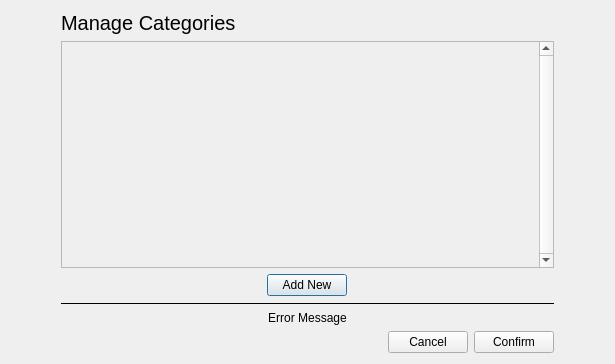
<?xml version="1.0" encoding="UTF-8"?>
<ui version="4.0">
 <class>DialogManageCategories</class>
 <widget class="QDialog" name="DialogManageCategories">
  <property name="geometry">
   <rect>
    <x>0</x>
    <y>0</y>
    <width>615</width>
    <height>364</height>
   </rect>
  </property>
  <property name="windowTitle">
   <string>Dialog</string>
  </property>
  <layout class="QVBoxLayout" name="verticalLayout_2">
   <item>
    <layout class="QVBoxLayout" name="verticalLayout">
     <property name="leftMargin">
      <number>50</number>
     </property>
     <property name="rightMargin">
      <number>50</number>
     </property>
     <item>
      <widget class="QLabel" name="labelManageCategories">
       <property name="font">
        <font>
         <pointsize>15</pointsize>
        </font>
       </property>
       <property name="text">
        <string>Manage Categories</string>
       </property>
      </widget>
     </item>
     <item>
      <widget class="QScrollArea" name="scrollArea">
       <property name="frameShadow">
        <enum>QFrame::Plain</enum>
       </property>
       <property name="verticalScrollBarPolicy">
        <enum>Qt::ScrollBarAlwaysOn</enum>
       </property>
       <property name="widgetResizable">
        <bool>true</bool>
       </property>
       <widget class="QWidget" name="scrollAreaWidgetContents">
        <property name="geometry">
         <rect>
          <x>0</x>
          <y>0</y>
          <width>470</width>
          <height>194</height>
         </rect>
        </property>
        <layout class="QVBoxLayout" name="verticalLayout_3">
         <item>
          <layout class="QVBoxLayout" name="verticalLayoutCategories"/>
         </item>
        </layout>
       </widget>
      </widget>
     </item>
     <item>
      <layout class="QHBoxLayout" name="horizontalLayout">
       <item>
        <widget class="QPushButton" name="pushButtonAddNew">
         <property name="sizePolicy">
          <sizepolicy hsizetype="Fixed" vsizetype="Fixed">
           <horstretch>0</horstretch>
           <verstretch>0</verstretch>
          </sizepolicy>
         </property>
         <property name="text">
          <string>Add New</string>
         </property>
        </widget>
       </item>
      </layout>
     </item>
     <item>
      <widget class="Line" name="line">
       <property name="frameShadow">
        <enum>QFrame::Plain</enum>
       </property>
       <property name="orientation">
        <enum>Qt::Horizontal</enum>
       </property>
      </widget>
     </item>
     <item>
      <widget class="QLabel" name="labelErrorMessage">
       <property name="enabled">
        <bool>true</bool>
       </property>
       <property name="text">
        <string>Error Message</string>
       </property>
       <property name="alignment">
        <set>Qt::AlignCenter</set>
       </property>
      </widget>
     </item>
     <item>
      <layout class="QHBoxLayout" name="horizontalLayout_2">
       <item>
        <spacer name="horizontalSpacer">
         <property name="orientation">
          <enum>Qt::Horizontal</enum>
         </property>
         <property name="sizeHint" stdset="0">
          <size>
           <width>40</width>
           <height>20</height>
          </size>
         </property>
        </spacer>
       </item>
       <item>
        <widget class="QPushButton" name="pushButtonCancel">
         <property name="text">
          <string>Cancel</string>
         </property>
        </widget>
       </item>
       <item>
        <widget class="QPushButton" name="pushButtonConfirm">
         <property name="text">
          <string>Confirm</string>
         </property>
        </widget>
       </item>
      </layout>
     </item>
    </layout>
   </item>
  </layout>
 </widget>
 <resources/>
 <connections/>
</ui>
